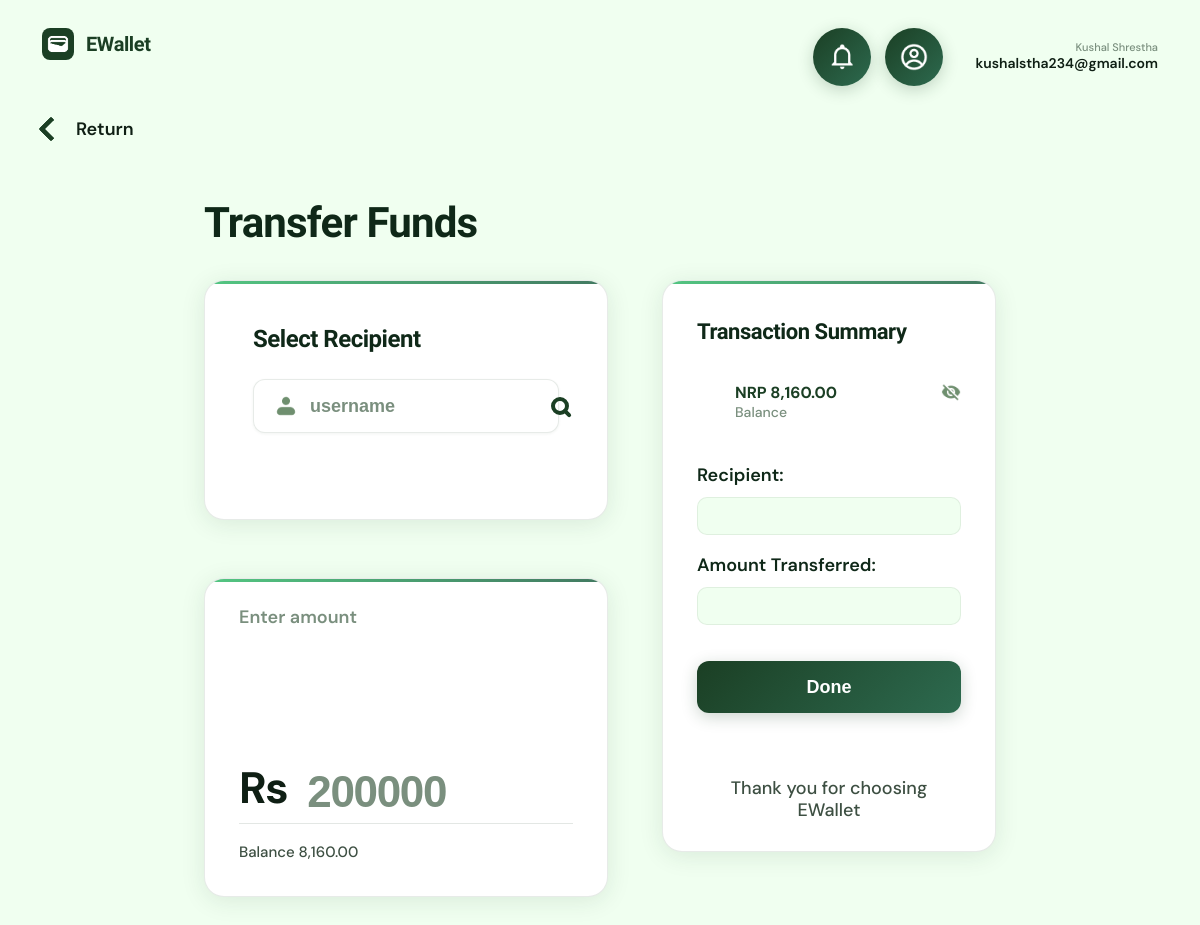
The app's page /pages/send_money.php (signed in) with its own data.
### tables this page shows
CREATE TABLE `users` (
  `id` int(10) UNSIGNED NOT NULL AUTO_INCREMENT,
  `fullname` varchar(100) NOT NULL,
  `username` varchar(30) NOT NULL,
  `email` varchar(180) NOT NULL,
  `balance` decimal(14,2) NOT NULL DEFAULT 0.00,
  `password_hash` varchar(255) NOT NULL,
  `created_at` datetime NOT NULL DEFAULT current_timestamp(),
  PRIMARY KEY (`id`),
  UNIQUE KEY `username` (`username`),
  UNIQUE KEY `email` (`email`),
  KEY `idx_email` (`email`),
  KEY `idx_username` (`username`)
);

### backend/pages/send_money_page.php (called while the page is built, shortened)
<?php
require_once __DIR__ . '/../connection.php';
$user_id = (int) $_SESSION['user_id'];
$user_stmt = $mysqli->prepare('SELECT fullname, username, email, balance FROM users WHERE id = ?');
$user_stmt->bind_param('i', $user_id);
$user_stmt->execute();
$user_result = $user_stmt->get_result();
$current_user = $user_result->fetch_assoc();
$recipient_username_value = trim($_POST['recipient_username'] ?? '');
$amount_value = trim($_POST['amount'] ?? '');
$user_name = htmlspecialchars($current_user['fullname'] ?? ($_SESSION['user_name'] ?? 'User'));
$user_email = htmlspecialchars($current_user['email'] ?? ($_SESSION['user_email'] ?? ''));
$total_balance = (float) $current_user['balance'];
$current_username = htmlspecialchars($current_user['username'] ?? '');

### pages/send_money.php (the view, shortened to what this page needs)
<?php require_once '../backend/pages/send_money_page.php'; ?>
<!DOCTYPE html>
<html lang="en" data-theme="light">
<head>
  <?php
  include __DIR__ . '/../components/head_theme.php';
  ?>
</head>
<body>
  <nav class="navbar">
    <div class="nav-left">
      <div class="logo">
        <img src="../assets/icons/Wallet.png" alt="EWallet logo" class="logo-icon">
        <span>EWallet</span>
      </div>
      <a href="wallet.php" class="return-link">Return</a>
    </div>
    <div class="nav-right">
      <button class="icon-btn" aria-label="Notifications">
        <img src="../assets/icons/notificationbell.png" alt="Notifications" class="icon-md" />
      </button>
      <button class="icon-btn" aria-label="Profile">
        <img src="../assets/icons/userprofile.png" alt="Profile" class="icon-md" />
      </button>
      <div class="nav-user">
        <div class="user-info">
          <div class="user-label"><?php echo $user_name; ?></div>
          <div class="user-email"><?php echo $user_email; ?></div>
        </div>
      </div>
    </div>
  </nav>
  <main class="main-content">
    <h1 class="page-title">Transfer Funds</h1>
    <form class="send-money-form" id="sendMoneyForm" method="post" action="" data-current-username="<?php echo $current_username; ?>">
    <div class="content-grid">
      <div class="left-col">
        <div class="card recipient-card">
          <label class="card-label">Select Recipient</label>
          <div class="search-box">
            <img src="../assets/icons/username.png" alt="" class="icon-input-left" />
            <input
              type="text"
              id="recipientInput"
              name="recipient_username"
              class="search-input"
              placeholder="username"
              autocomplete="off"
              value="<?php echo htmlspecialchars($recipient_username_value); ?>"
            />
            <button class="search-btn" id="searchBtn" type="button" aria-label="Search">
              <span class="search-btn-icon" aria-hidden="true"></span>
            </button>
          </div>
        </div>
        <div class="card amount-card">
          <label class="input-label" for="amountInput">Enter amount</label>
          <div class="amount-display">
            <span class="currency">Rs</span>
            <input
              type="number"
              id="amountInput"
              name="amount"
              class="amount-input"
              placeholder="200000"
              min="0"
              step="0.01"
              value="<?php echo htmlspecialchars($amount_value); ?>"
            />
          </div>
          <div class="divider"></div>
          <p class="balance-line">Balance <span id="balanceDisplay"><?php echo number_format($total_balance, 2); ?></span></p>
        </div>
      </div>
      <div class="card summary-card">
        <h2 class="summary-title">Transaction Summary</h2>
        <div class="summary-balance-row">
          <div class="summary-balance-info">
            <img src="../assets/icons/Wallet.png" alt="" class="icon-sm summary-wallet-icon" />
            <div>
              <p class="summary-balance-amount" id="summaryBalanceAmount" data-visible-balance="NRP <?php echo number_format($total_balance, 2); ?>" data-hidden-balance="NRP XXXX">NRP <?php echo number_format($total_balance, 2); ?></p>
              <p class="summary-balance-label">Balance</p>
            </div>
          </div>
          <button class="summary-eye-btn" id="toggleSummaryBalance" type="button" aria-label="Show or hide balance" aria-pressed="false">
            <img src="../assets/icons/mdi_eye-off.png" alt="Toggle" class="icon-sm" />
          </button>
        </div>
        <div class="summary-field">
          <label class="summary-label">Recipient:</label>
          <div class="summary-value-box" id="summaryRecipient"><?php echo htmlspecialchars($recipient_username_value); ?></div>
        </div>
        <div class="summary-field">
          <label class="summary-label">Amount Transferred:</label>
          <div class="summary-value-box" id="summaryAmount"><?php echo $amount_value !== '' ? 'Rs ' . htmlspecialchars($amount_value) : ''; ?></div>
        </div>
        <button class="done-btn" id="doneBtn" type="submit">Done</button>
        <p class="thank-you-note">Thank you for choosing EWallet</p>
      </div>
    </div>
    </form>
  </main>
</body>
</html>

### assets/css/style.css (style rules this page uses)
* { margin: 0; padding: 0; box-sizing: border-box; }
body { font-family: -apple-system, BlinkMacSystemFont, "Segoe UI", Roboto, "Helvetica Neue", Arial, sans-serif; background: #f0fff0; background: var(--green-lightest, #f0fff0); color: #0f1f14; color: var(--text-dark, #0f1f14); }
a { color: inherit; }
img { display: block; }
.main-content { flex: 1; display: flex; flex-direction: column; }
.logo { display: flex; align-items: center; gap: 10px; margin-bottom: 40px; font-weight: 900; font-size: 24px; color: #1b3f24; }
.logo-icon { width: 32px; height: 32px; border-radius: 8px; object-fit: contain; display: block; background: #1b3f24; padding: 4px; }
.logo span { font-weight: 900; font-size: 24px; color: #1b3f24; }
.search-box { flex: 1; max-width: 300px; display: flex; align-items: center; background: var(--green-lightest, #f0fff0); border: 1px solid var(--card-border, rgba(27, 63, 36, 0.1)); border-radius: 8px; padding: 10px 16px; }
.search-box input { border: none; background: none; outline: none; flex: 1; font-size: 14px; color: var(--text-dark, #0f1f14); }
.search-box input::placeholder { color: var(--text-muted, #7a8f7e); }
.icon-btn { width: 40px; height: 40px; background: var(--green-lightest, #f0fff0); border: 1px solid var(--card-border, rgba(27, 63, 36, 0.1)); border-radius: 8px; cursor: pointer; display: flex; align-items: center; justify-content: center; color: var(--text-body, #3d4f42); transition: all 0.3s; }
.icon-btn img { width: 20px; height: 20px; object-fit: contain; }
.user-info { text-align: right; }
.user-label { font-size: 11px; color: var(--text-muted, #7a8f7e); }
.user-email { font-size: 13px; font-weight: 600; color: var(--text-dark, #0f1f14); }
.search-box { position: relative; }

### assets/css/landing.css (style rules this page uses)
:root { --green-darkest: #0f2818; --green-dark: #1b3f24; --green-mid: #2d6a4f; --green-muted: #6f8f6f; --green-light: #d4f5d4; --green-lightest: #f0fff0; --green-accent: #40c074; --green-glow: rgba(64, 192, 116, 0.18); --white: #ffffff; --text-dark: #0f1f14; --text-body: #3d4f42; --text-muted: #7a8f7e; --card-bg: #f6fdf7; --card-border: rgba(27, 63, 36, 0.10); --radius-lg: 20px; --radius-md: 12px; --radius-sm: 8px; --shadow-card: 0 4px 24px rgba(27, 63, 36, 0.10); --shadow-hover: 0 16px 48px rgba(27, 63, 36, 0.18); --font-display: 'Sora', sans-serif; --font-body: 'DM Sans', sans-serif; --transition: all 0.28s cubic-bezier(0.4, 0, 0.2, 1); }
*, *::before, *::after { box-sizing: border-box; }

### assets/css/app-shell.css (style rules this page uses)
body:not(.landing-body) { font-family: var(--font-body), "DM Sans", -apple-system, BlinkMacSystemFont, "Segoe UI", Roboto, sans-serif; background: var(--green-lightest); color: var(--text-dark); }
body:not(.landing-body) .dashboard-title, body:not(.landing-body) .page-title { font-family: var(--font-display), "Sora", sans-serif; letter-spacing: -0.02em; }
body:not(.landing-body) .logo span, body:not(.landing-body) .logo { color: var(--green-dark); }
body:not(.landing-body) .search-box { background: var(--green-lightest); border: 1px solid rgba(27, 63, 36, 0.08); }

### records on screen
users: fullname "Kushal Shrestha", email "kushalstha234@gmail.com", balance "8,160.00"
